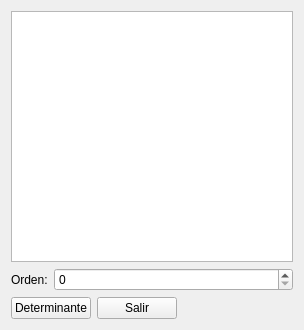
<?xml version="1.0" encoding="UTF-8"?>
<ui version="4.0">
 <class>Widget</class>
 <widget class="QWidget" name="Widget">
  <property name="geometry">
   <rect>
    <x>0</x>
    <y>0</y>
    <width>304</width>
    <height>330</height>
   </rect>
  </property>
  <property name="windowTitle">
   <string>Widget</string>
  </property>
  <layout class="QGridLayout" name="gridLayout">
   <item row="0" column="0">
    <widget class="QTableView" name="tableView"/>
   </item>
   <item row="1" column="0">
    <layout class="QFormLayout" name="formLayout">
     <item row="0" column="0">
      <widget class="QLabel" name="label">
       <property name="text">
        <string>Orden:</string>
       </property>
      </widget>
     </item>
     <item row="0" column="1">
      <widget class="QSpinBox" name="ordenSpinBox"/>
     </item>
    </layout>
   </item>
   <item row="2" column="0">
    <layout class="QHBoxLayout" name="horizontalLayout">
     <item>
      <widget class="QPushButton" name="determinantePushButton">
       <property name="text">
        <string>Determinante</string>
       </property>
      </widget>
     </item>
     <item>
      <widget class="QPushButton" name="salirPushButton">
       <property name="text">
        <string>Salir</string>
       </property>
      </widget>
     </item>
     <item>
      <spacer name="horizontalSpacer">
       <property name="orientation">
        <enum>Qt::Horizontal</enum>
       </property>
       <property name="sizeHint" stdset="0">
        <size>
         <width>40</width>
         <height>20</height>
        </size>
       </property>
      </spacer>
     </item>
    </layout>
   </item>
  </layout>
 </widget>
 <resources/>
 <connections/>
</ui>
